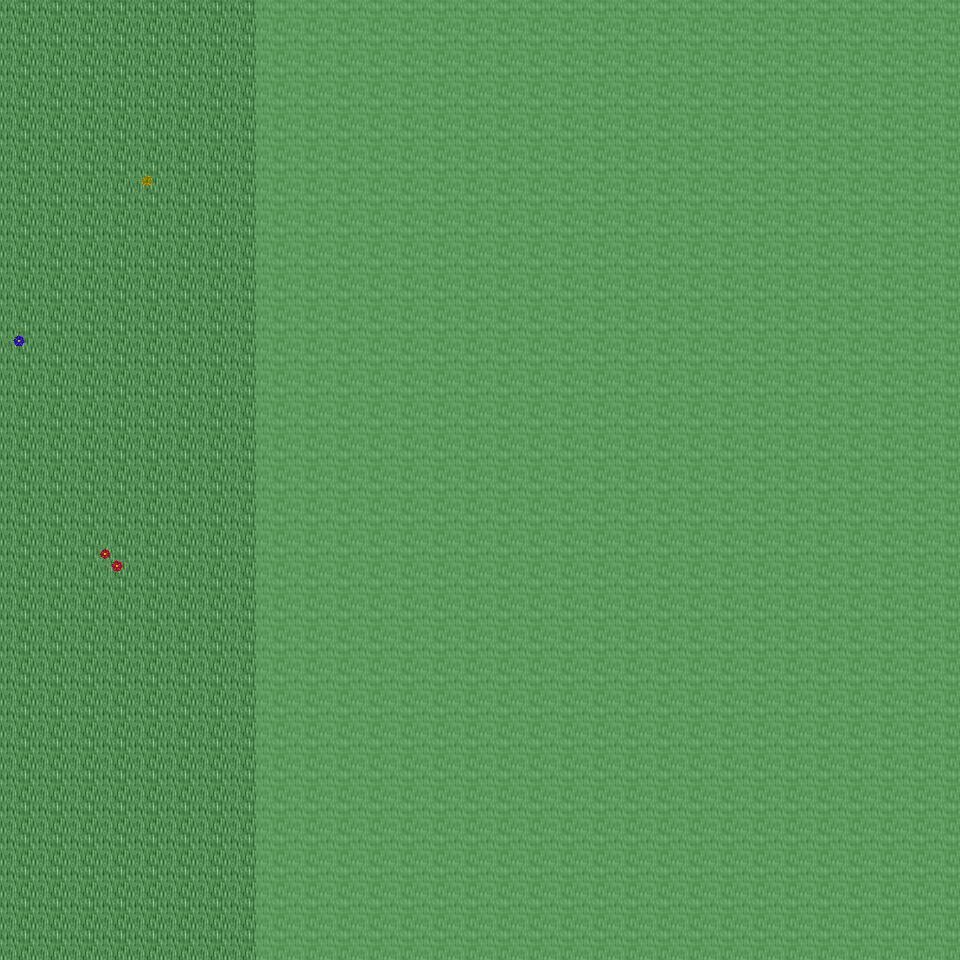

A 2D game scene composited from a Tiled map and its tileset images. What follows is a short description and the map's XML, with each tile layer's data collapsed to a summary:
An orthogonal 30x30 tile map with 32x32 px tiles, 6 tile layers (Ground, Object, Object2, Above, ...), 9 tilesets and 3 objects (3x mapchange).

<map version="1.0" orientation="orthogonal" renderorder="right-down" width="30" height="30" tilewidth="32" tileheight="32" nextobjectid="4">
  <tileset firstgid="1" name="tileset_ground_ground" tilewidth="32" tileheight="32" tilecount="33" columns="3">
    <image source="../drawable/tileset_ground_ground.png" width="96" height="352" />
  </tileset>
  <tileset firstgid="34" name="tileset_plant_flower_daisy_white" tilewidth="32" tileheight="32" tilecount="8" columns="2">
    <image source="../drawable/tileset_plant_flower_daisy_white.png" width="64" height="128" />
  </tileset>
  <tileset firstgid="42" name="tileset_plant_flower_daisy_yellow" tilewidth="32" tileheight="32" tilecount="8" columns="2">
    <image source="../drawable/tileset_plant_flower_daisy_yellow.png" width="64" height="128" />
  </tileset>
  <tileset firstgid="50" name="tileset_plant_flower_daisy_blue" tilewidth="32" tileheight="32" tilecount="8" columns="2">
    <image source="../drawable/tileset_plant_flower_daisy_blue.png" width="64" height="128" />
  </tileset>
  <tileset firstgid="58" name="tileset_plant_grasses" tilewidth="32" tileheight="32" tilecount="6" columns="3">
    <image source="../drawable/tileset_plant_grasses.png" width="96" height="64" />
  </tileset>
  <tileset firstgid="64" name="tileset_plant_flower_daisy_red" tilewidth="32" tileheight="32" tilecount="8" columns="2">
    <image source="../drawable/tileset_plant_flower_daisy_red.png" width="64" height="128" />
  </tileset>
  <tileset firstgid="72" name="tileset_plant_tree_tree_darkgreen" tilewidth="32" tileheight="32" tilecount="88" columns="8">
    <image source="../drawable/tileset_plant_tree_tree_darkgreen.png" width="256" height="352" />
  </tileset>
  <tileset firstgid="160" name="tileset_logic_collision" tilewidth="32" tileheight="32" tilecount="1" columns="1">
    <image source="../drawable/tileset_logic_collision.png" width="32" height="32" />
  </tileset>
  <tileset firstgid="161" name="tileset_ground_green_paving" tilewidth="32" tileheight="32" tilecount="18" columns="3">
    <image source="../drawable/tileset_ground_green_paving.png" width="96" height="192" />
  </tileset>
  <layer name="Ground" width="30" height="30">
    <data>[900 cells, 900 non-empty, 1 distinct tile ids]</data>
  </layer>
  <layer name="Object" width="30" height="30">
    <data>[900 cells, 4 non-empty, 3 distinct tile ids]</data>
  </layer>
  <layer name="Object2" width="30" height="30">
    <data>[900 cells, 50 non-empty, 13 distinct tile ids]</data>
  </layer>
  <layer name="Above" width="30" height="30">
    <data>[900 cells, 559 non-empty, 31 distinct tile ids]</data>
  </layer>
  <layer name="Above2" width="30" height="30">
    <data>[900 cells, 0 non-empty, 0 distinct tile ids]</data>
  </layer>
  <layer name="Walkable" width="30" height="30">
    <data>[900 cells, 660 non-empty, 1 distinct tile ids]</data>
  </layer>
  <objectgroup name="MapEvents">
    <object id="1" name="north" type="mapchange" x="0" y="0" width="256" height="32">
      <properties>
        <property name="map" value="0_ados_mountain_n2_w2_x4_y1" />
        <property name="place" value="south" />
      </properties>
    </object>
    <object id="2" name="south" type="mapchange" x="0" y="928" width="256" height="32">
      <properties>
        <property name="map" value="0_ados_mountain_n2_w2_x4_y3" />
        <property name="place" value="north" />
      </properties>
    </object>
    <object id="3" name="west" type="mapchange" x="0" y="0" width="32" height="960">
      <properties>
        <property name="map" value="0_ados_mountain_n2_w2_x3_y2" />
        <property name="place" value="east" />
      </properties>
    </object>
  </objectgroup>
</map>
